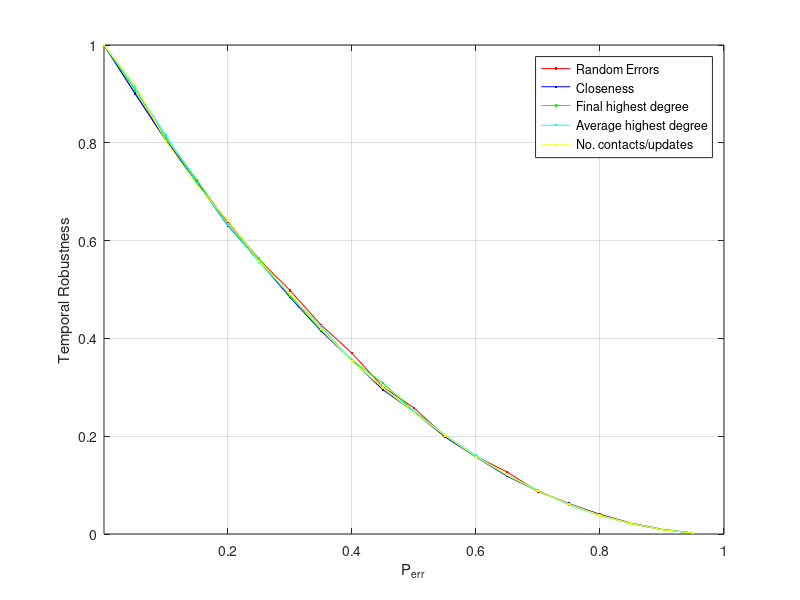

Write the MATLAB code that produced this figure.
%  read labels and x-y data
load ErdosRenyiTemporalErrors_1000_0010.dat;     %  read data into the my_xy matrix
Prob = ErdosRenyiTemporalErrors_1000_0010(:,2);     %  copy first column of my_xy into x
Err1 = ErdosRenyiTemporalErrors_1000_0010(:,3);     %  and second column into y

load ErdosRenyiTemporalAttack_Closenness_1000_0010.dat;     %  read data into the my_xy matrix
Err2 = ErdosRenyiTemporalAttack_Closenness_1000_0010(:,3);     %  and second column into y

load ErdosRenyiTemporalAttack_FinalHighestDegree_1000_0010.dat;     %  read data into the my_xy matrix
Err3 = ErdosRenyiTemporalAttack_FinalHighestDegree_1000_0010(:,3);     %  and second column into y

load ErdosRenyiTemporalAttack_AverageHighestDegree_1000_0010.dat;     %  read data into the my_xy matrix
Err4 = ErdosRenyiTemporalAttack_AverageHighestDegree_1000_0010(:,3);     %  and second column into y

load ErdosRenyiTemporalAttack_ContactUpdates_1000_0010.dat;     %  read data into the my_xy matrix
Err5 = ErdosRenyiTemporalAttack_ContactUpdates_1000_0010(:,3);     %  and second column into y


plot(Prob,Err1,'r.-',Prob,Err2,'b.-',Prob,Err3,'g.-',Prob,Err4,'c.-',Prob,Err5,'y.-');
xlabel('P_{err}');           % add axis labels and plot title
ylabel('Temporal Robustness');
axis([0.000075 1.000 0.0 1.000],[0.000075 1.000 0.0 1.000]);
%set(gca,'XGrid','on','YGrid','on');
%set(gca,'gridlinestyle','--')
grid on;
legend('Random Errors','Closeness','Final highest degree','Average highest degree','No. contacts/updates');

%title('Mean monthly precipitation at Portland International Airport');
%plot(Prob,EffSim,'bx-',Prob,EffTheor,'ro-');     %  plot precip vs. month with circles
